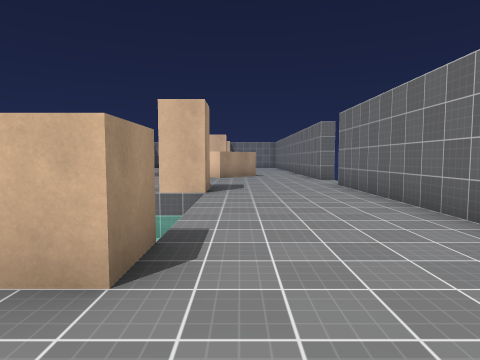
[1] (above)

18 first-person views from a walk through a 3-D level made in the Unity game engine. The camera is 1.5 m above the floor, tilts 4° down and sees 75° across. The floor is counted in squares, 2 m on a side. Each view is taken from the middle of a square. On the plan, view 1 faces up. The plan holds only what a view shows up to about 10 squares ahead; the rest is blank. The place goes on beyond the plan. The player is left out. Door leaves are left out, so doorways stand open. Surface patterns are stand-ins for the level's own textures.

[2]
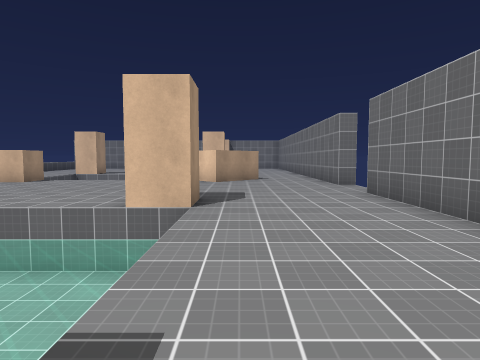

[3]
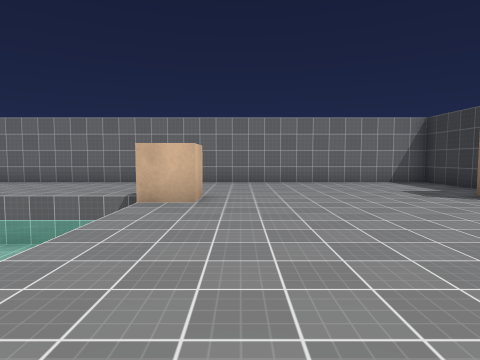

[4]
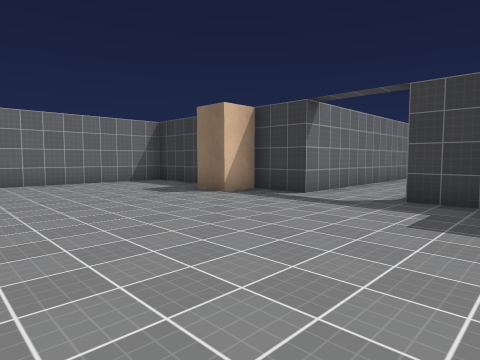

[5]
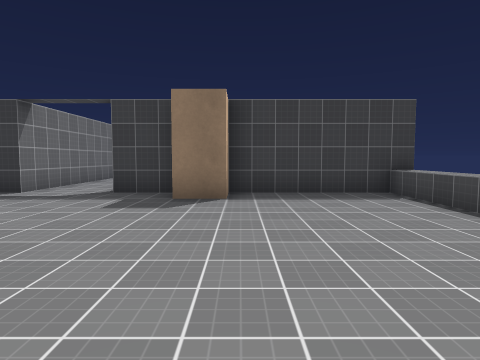

[6]
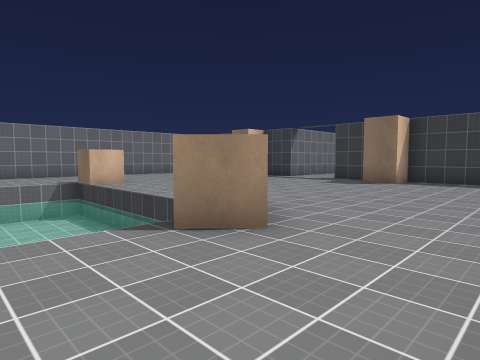

[7]
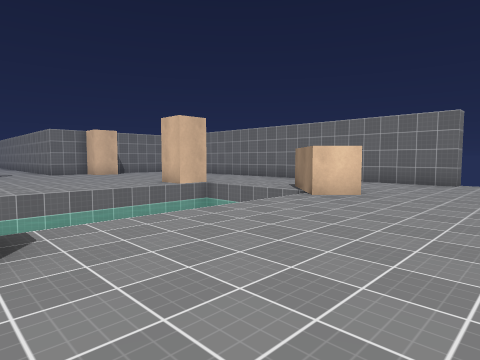

[8]
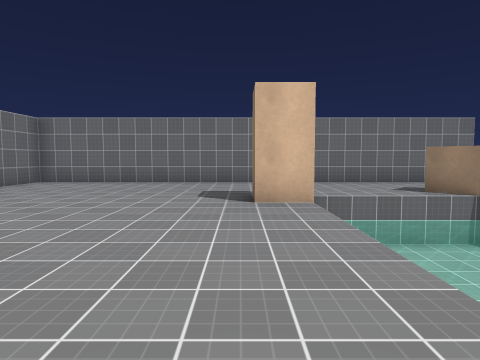

[9]
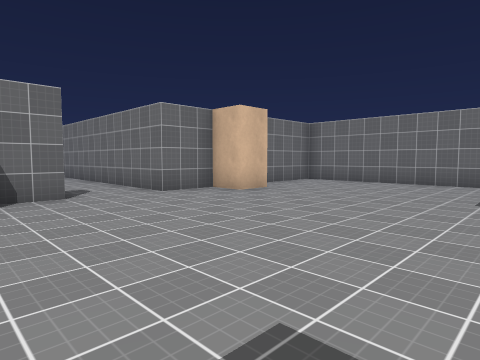

[10]
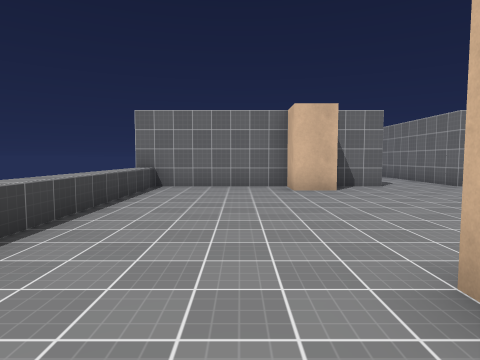

[11]
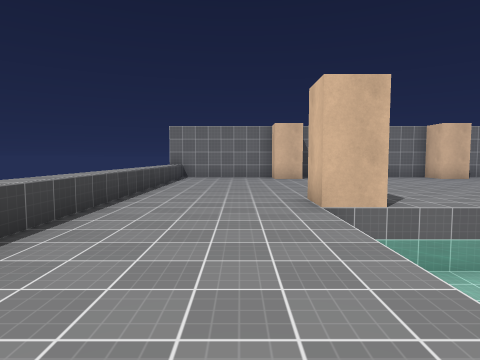

[12]
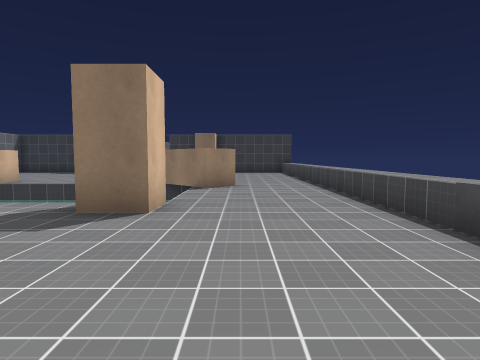

[13]
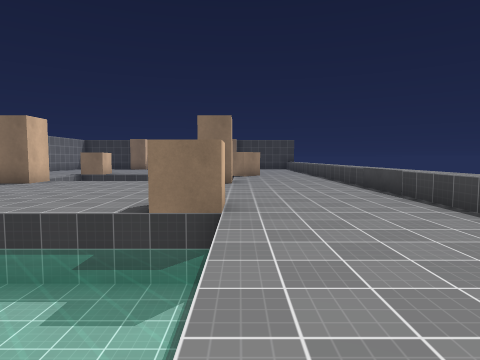

[14]
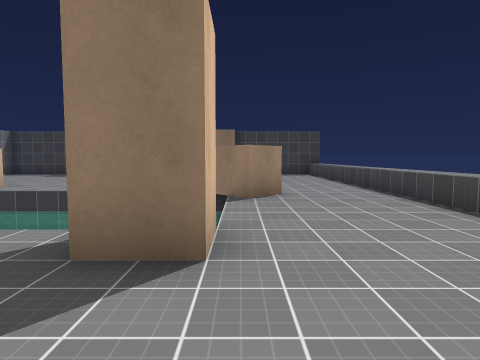

[15]
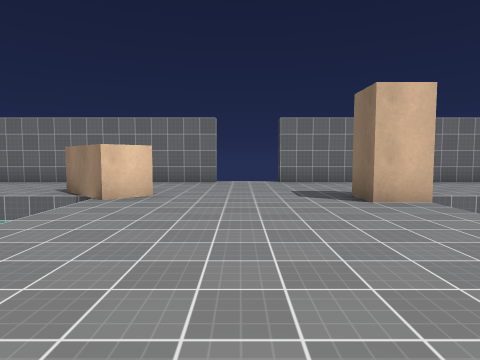

[16]
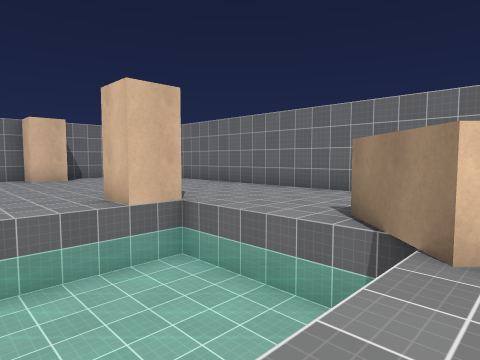

[17]
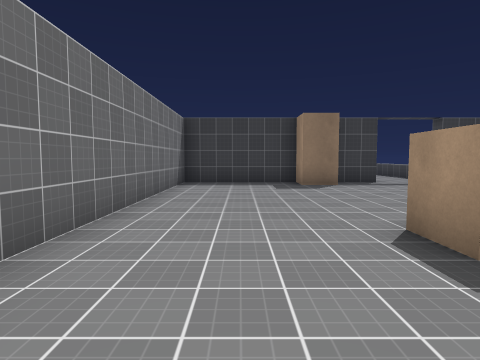

[18]
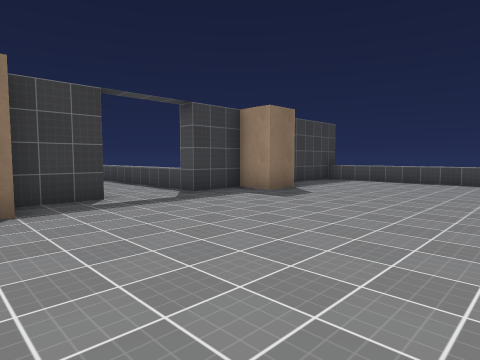

### Floor plan
Key: @ floor where view 1 was taken; # wall or solid block; . floor; D open door; ^ raised ledge; v drop or lower ground.
Columns run from 12 left of view 1 to 3 right of it. Each row starts with its distance up from view 1.
 28         .#
 27         .#
 26        ..#
 25 #######DD### ###
 24 #....#.....#...#
 23 ^..............#
 22 ^..............#
 21 ^..............#
 20 ^..............#
 19 ^..............#
 18 ^..............#
 17 ^....#.....#...#
 16 ^.... v vvvv...#
 15 ^....   vvvv...#
 14  ....vvv vvv...#
 13 ^....vvvvvv##..#
 12 ^....#.....#...#
 11 ^..............#
 10 ^..............D
  9 ^..............D
  8 ^..............#
  7 ^....#.....#...#
  6 ^....    vvv...#
  5 ^....    vvv...#
  4 ^...#    vvv...#
  3 ^...##vvvvvv...#
  2 ^..........#...#
  1 ^..............#
  0 ^...........@..#
 -1 ^..............#
 -2 ^..............#
 -3 ^..............#
 -4 ^....#.....#...#
 -5 #######DD#######
 -6        DD#
 -7       ^..#
 -8       ^..#
 -9       ^..#

Where each view was taken, in squares from view 1:
view 1: 0 up, 0 right, facing up
view 2: 2 up, 0 right, facing up
view 3: 1 up, 7 left, facing right
view 4: 1 up, 7 left, facing down-right
view 5: 2 up, 8 left, facing down
view 6: 6 up, 11 left, facing down-right
view 7: 9 up, 7 left, facing up-right
view 8: 18 up, 7 left, facing right
view 9: 18 up, 7 left, facing up-right
view 10: 16 up, 9 left, facing up
view 11: 12 up, 9 left, facing up
view 12: 12 up, 9 left, facing down
view 13: 17 up, 8 left, facing down
view 14: 10 up, 8 left, facing down
view 15: 10 up, 7 left, facing right
view 16: 12 up, 4 left, facing up-right
view 17: 5 up, 1 right, facing down
view 18: 1 up, 1 left, facing down-left
